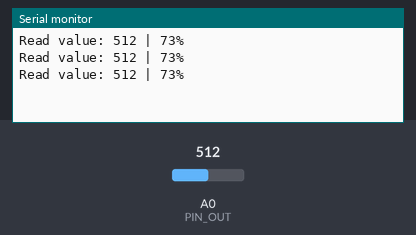
A sketch run on a simulated Arduino Uno, built with avr-gcc and run on an emulated ATmega328P. Parts: the last lines printed to the serial monitor. The inputs (shaded band) are chosen by the test bench; at power-on: A0 (PIN_OUT) = 512.

Above: at 1.3 s.
1.4 s: A0 (PIN_OUT) set to 716
At 1.9 s:
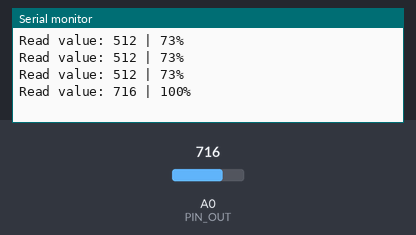
2.9 s: A0 (PIN_OUT) set to 900
At 3.4 s:
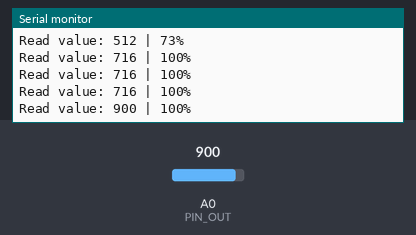
Timing chart, 0 to 5.9 s (numbered marks = the images above; inputs shaded):
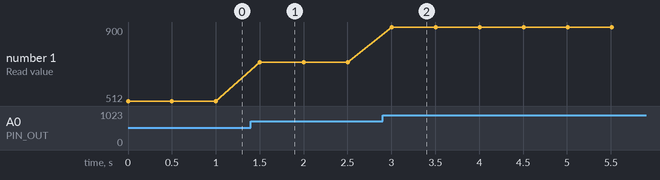

The sketch:

car.ino
```cpp
#define PIN_OUT A0  // Define the analog pin

// Variables to store the results
int sensorValue = 0;
int percentage = 0;

void setup() {
  // Initialize serial communication at 9600 baud
  Serial.begin(9600);
}

void loop() {
  // Read the analog value from the defined pin
  sensorValue = analogRead(PIN_OUT);

  // Map the read value from the analog range (0-700) to a percentage (0-100)
  percentage = map(sensorValue, 0, 700, 0, 100);

  // Ensure the percentage is constrained within the range 0-100
  percentage = constrain(percentage, 0, 100);

  // Print the results to the serial monitor
  Serial.print("Read value: ");
  Serial.print(sensorValue);
  Serial.print(" | ");
  Serial.print(percentage);
  Serial.println("%");

  // Pause for 500 milliseconds before the next measurement
  delay(500);
}
```

Measured:
- after the input at 1.4 s, the serial monitor: prints a new line after 0.10 s (image 1)
- after the input at 2.9 s, the serial monitor: prints a new line after 0.10 s (image 2)
- plotted number 1: 512 → 716 after the input at 1.4 s, 716 → 900 after the input at 2.9 s
